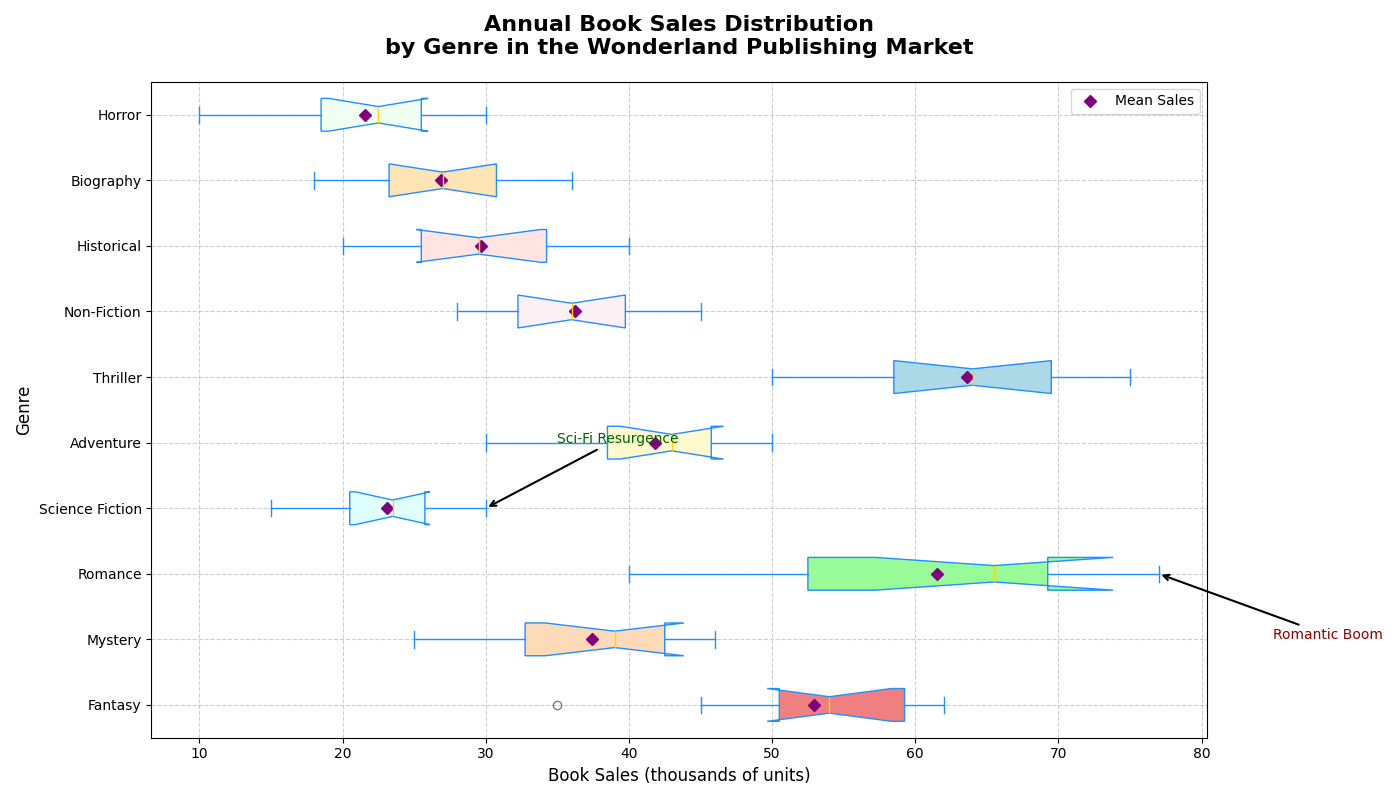

This chart was generated by the following Python code:
import matplotlib.pyplot as plt
import numpy as np

genres = ['Fantasy', 'Mystery', 'Romance', 'Science Fiction', 'Adventure', 
          'Thriller', 'Non-Fiction', 'Historical', 'Biography', 'Horror']

sales_data = [
    [35, 45, 50, 60, 55, 52, 53, 57, 60, 62],
    [25, 30, 35, 32, 40, 38, 41, 43, 44, 46],
    [40, 45, 50, 60, 65, 67, 66, 70, 75, 77],
    [15, 18, 20, 25, 22, 23, 24, 26, 28, 30],
    [30, 35, 40, 38, 42, 44, 46, 45, 48, 50],
    [50, 55, 60, 58, 63, 65, 68, 70, 72, 75],
    [28, 32, 30, 33, 37, 35, 39, 40, 43, 45],
    [20, 22, 25, 27, 29, 30, 32, 35, 37, 40],
    [18, 20, 23, 24, 26, 28, 30, 31, 33, 36],
    [10, 15, 18, 20, 22, 23, 24, 26, 28, 30]
]

fig, ax = plt.subplots(figsize=(14, 8))

boxes = ax.boxplot(sales_data, patch_artist=True, notch=True, vert=False,
                   boxprops=dict(facecolor='cyan', color='dodgerblue'),
                   capprops=dict(color='dodgerblue'),
                   whiskerprops=dict(color='dodgerblue'),
                   flierprops=dict(marker='o', color='forestgreen', alpha=0.5),
                   medianprops=dict(color='gold'),
                   positions=range(1, len(genres) + 1))

ax.set_title('Annual Book Sales Distribution\nby Genre in the Wonderland Publishing Market', 
             fontsize=16, fontweight='bold', pad=20)
ax.set_xlabel('Book Sales (thousands of units)', fontsize=12)
ax.set_ylabel('Genre', fontsize=12)

ax.set_yticks(range(1, len(genres) + 1))
ax.set_yticklabels(genres)

ax.annotate('Romantic Boom', xy=(77, 3), xytext=(85, 2),
            arrowprops=dict(facecolor='grey', arrowstyle='->', lw=1.5), fontsize=10, color='darkred')

ax.annotate('Sci-Fi Resurgence', xy=(30, 4), xytext=(35, 5),
            arrowprops=dict(facecolor='grey', arrowstyle='->', lw=1.5), fontsize=10, color='darkgreen')

colors = ['lightcoral', 'peachpuff', 'palegreen', 'lightcyan', 'lemonchiffon', 
          'lightblue', 'lavenderblush', 'mistyrose', 'moccasin', 'honeydew']
for patch, color in zip(boxes['boxes'], colors):
    patch.set_facecolor(color)

ax.grid(True, linestyle='--', alpha=0.6)

means = [np.mean(sales) for sales in sales_data]
ax.plot(means, range(1, len(genres) + 1), 'D', color='purple', label='Mean Sales')

ax.legend(loc='upper right')

plt.tight_layout()
plt.show()
